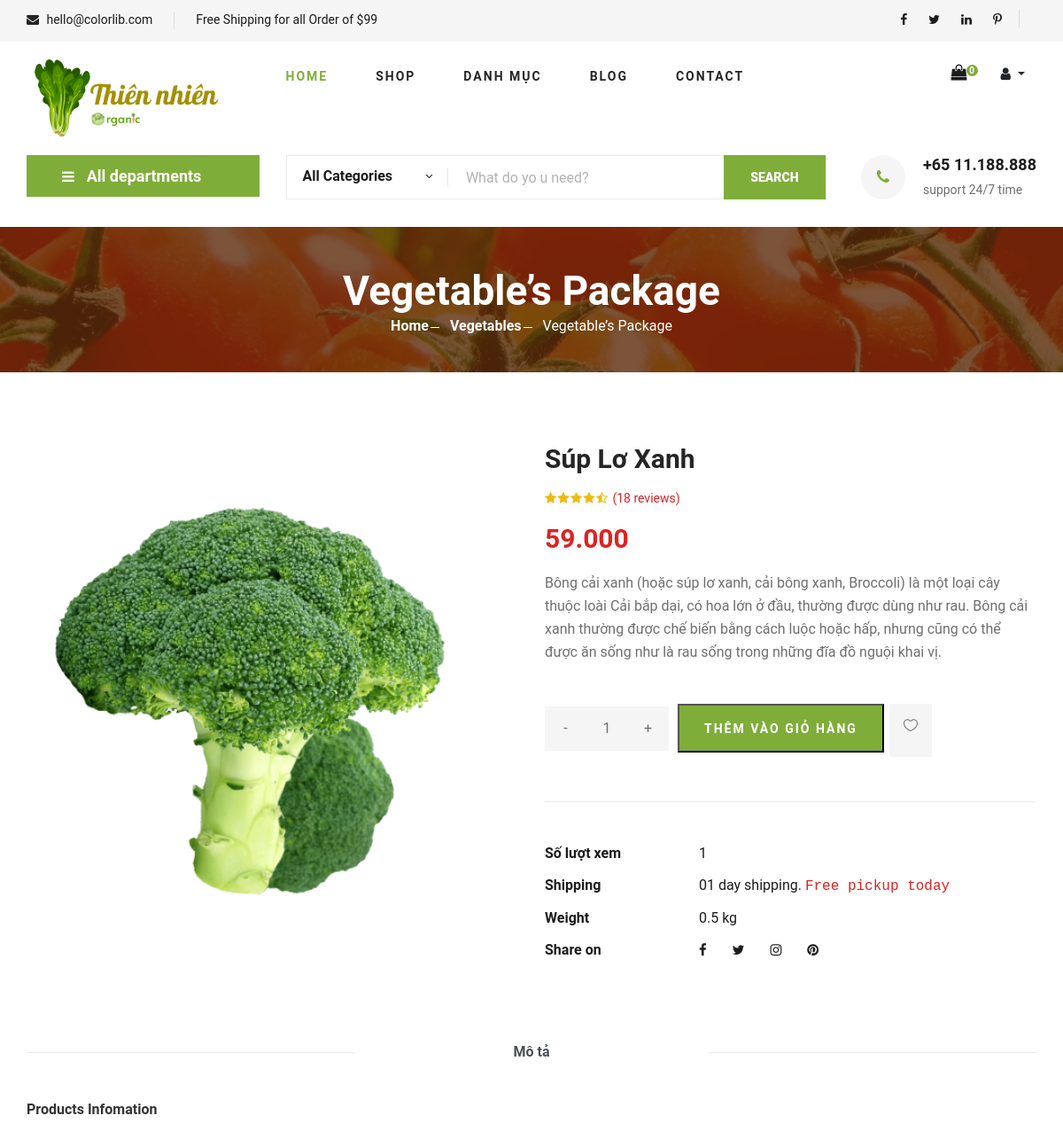
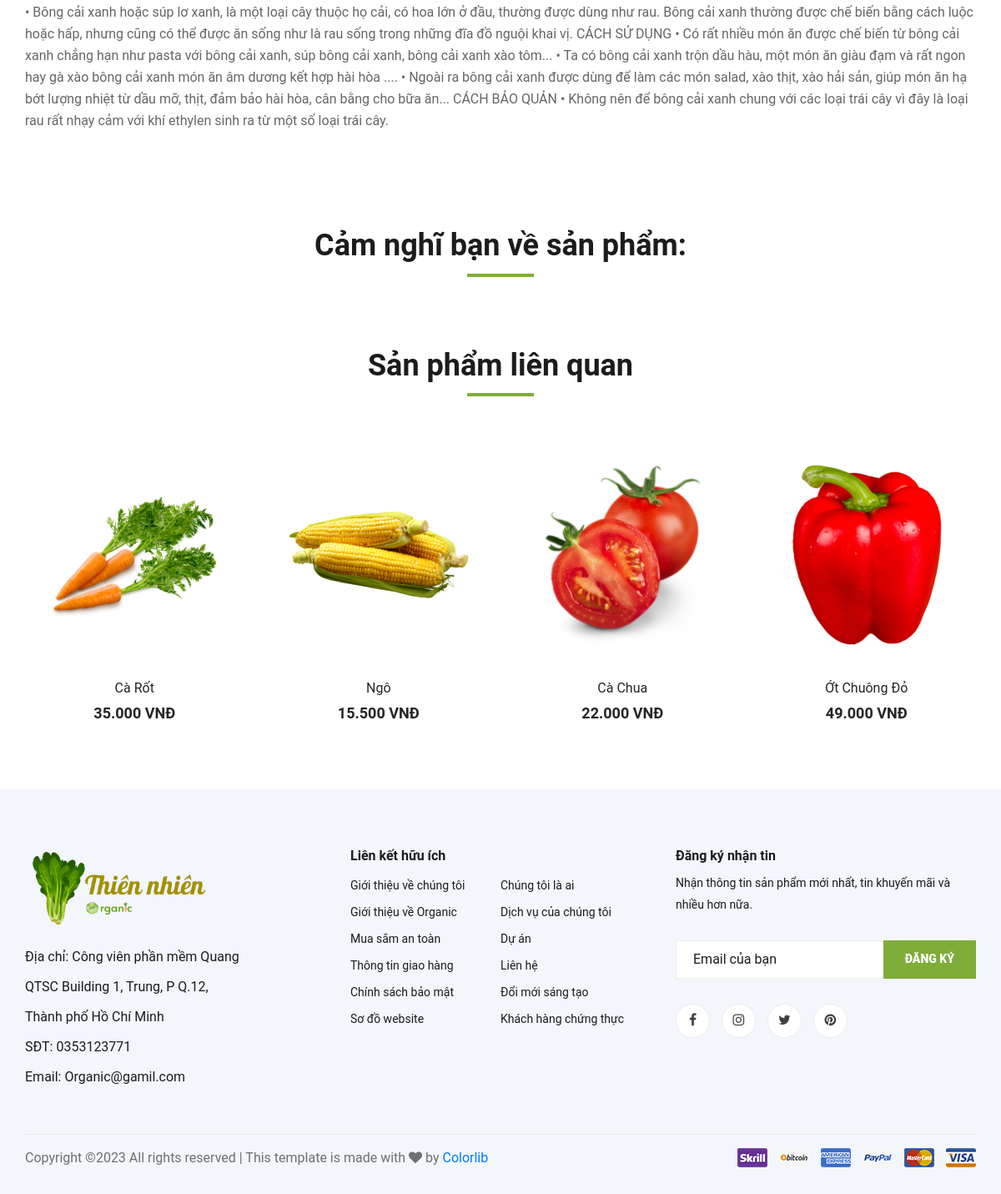
Screenshot of /index.php?mod=product&act=detail&MaSP=50 with the database file from the repository (2 pictures, top to bottom).
### tables this page shows
CREATE TABLE `sanpham` (
  `MaSP` int NOT NULL,
  `TenSP` varchar(50) NOT NULL,
  `GiaSP` double(10,0) NOT NULL DEFAULT '0' COMMENT 'Tiền Việt không có chữ số thập phân, mặc định là 0(nếu =0 thì hết hàng ví dụ )',
  `HinhAnh` text NOT NULL,
  `TieuDe` text,
  `MoTa` text,
  `Discount` int DEFAULT NULL COMMENT '% giảm giá của 1 sản phẩm',
  `MaDM` int DEFAULT NULL,
  `LuotXem` int NOT NULL,
  `GiaGiam` double(10,0) NOT NULL DEFAULT '0'
);

### model/m_pdo.php (called while the page is built, shortened)
<?php
function pdo_get_connection(){
    $dburl = "mysql:host=localhost;dbname=organic;charset=utf8";
    $username = 'root';
    $password = '';
    $conn = new PDO($dburl, $username, $password);
    $conn->setAttribute(PDO::ATTR_ERRMODE, PDO::ERRMODE_EXCEPTION);
    return $conn;
}
function pdo_query($sql){
    $sql_args = array_slice(func_get_args(), 1);
    try{
        $conn = pdo_get_connection();
        $stmt = $conn->prepare($sql);
        $stmt->execute($sql_args);
        $rows = $stmt->fetchAll();
        return $rows;
    }
    catch(PDOException $e){
        throw $e;
    }
    finally{
        unset($conn);
    }
}
function pdo_query_one($sql){
    $sql_args = array_slice(func_get_args(), 1);
    try{
        $conn = pdo_get_connection();
        $stmt = $conn->prepare($sql);
        $stmt->execute($sql_args);
        $row = $stmt->fetch(PDO::FETCH_ASSOC);
        return $row;
    }
    catch(PDOException $e){
        throw $e;
    }
    finally{
        unset($conn);
    }
}

### model/m_product.php (called while the page is built, shortened)
<?php
    include_once 'model/m_pdo.php';
    function product_detailbyid($MaSP){
        return pdo_query_one("SELECT * FROM sanpham WHERE MaSP = ?",$MaSP);
    }
    function product_lienquanRanDom($MaDM){
        return pdo_query("SELECT * FROM sanpham WHERE MaDM = ? ORDER BY rand() LIMIT 4",$MaDM);
    }
?>

### view/v_product_detail.php (the view, shortened to what this page needs)
   <section class="hero hero-normal">
       <div class="container">
           <div class="row">
               <div class="col-lg-3">
                   <div class="hero__categories">
                       <div class="hero__categories__all">
                           <i class="fa fa-bars"></i>
                           <span>All departments</span>
                       </div>
                   </div>
               </div>
               <div class="col-lg-9">
                   <div class="hero__search">
                       <div class="hero__search__form">
                           <form action="#">
                               <div class="hero__search__categories">
                                   All Categories
                                   <span class="arrow_carrot-down"></span>
                               </div>
                               <input type="text" placeholder="What do yo u need?">
                               <button type="submit" class="site-btn">SEARCH</button>
                           </form>
                       </div>
                       <div class="hero__search__phone">
                           <div class="hero__search__phone__icon">
                               <i class="fa fa-phone"></i>
                           </div>
                           <div class="hero__search__phone__text">
                               <h5>+65 11.188.888</h5>
                               <span>support 24/7 time</span>
                           </div>
                       </div>
                   </div>
               </div>
           </div>
       </div>
   </section>
   <section class="breadcrumb-section set-bg" data-setbg="view/img/breadcrumb.jpg">
       <div class="container">
           <div class="row">
               <div class="col-lg-12 text-center">
                   <div class="breadcrumb__text">
                       <h2>Vegetable’s Package</h2>
                       <div class="breadcrumb__option">
                           <a href="./index.html">Home</a>
                           <a href="./index.html">Vegetables</a>
                           <span>Vegetable’s Package</span>
                       </div>
                   </div>
               </div>
           </div>
       </div>
   </section>
   <section class="product-details spad">
       <div class="container">
           <div class="row">
               <div class="col-lg-6 col-md-6">
                   <div class="product__details__pic">
                       <div class="product__details__pic__item">
                           <img class="product__details__pic__item--large"
                               src="view/img/traicay/<?=$detail_product['HinhAnh']?>" alt="">
                       </div>
                   </div>
               </div>
               <div class="col-lg-6 col-md-6">
                   <div class="product__details__text">
                       <h3><?=$detail_product['TenSP']?></h3>
                       <div class="product__details__rating">
                           <i class="fa fa-star"></i>
                           <i class="fa fa-star"></i>
                           <i class="fa fa-star"></i>
                           <i class="fa fa-star"></i>
                           <i class="fa fa-star-half-o"></i>
                           <span>(18 reviews)</span>
                       </div>
                       <div class="product__details__price"><?=number_format($detail_product['GiaSP'],"0",",",".")?></div>
                       <p><?=$detail_product['TieuDe']?></p>
                       <div class="product_detail_three">
                           <form action="index.php?mod=product&act=addtocart" method="post">
                               <div class="product__details__quantity">
                                   <div class="quantity">
                                   <div class="pro-qty">
                                       <span class="dec qtybtn" onclick="decrementQuantity()">-</span>
                                       <input type="text" name="SoLuong" id="quantityInput" value="1" readonly>
                                       <span class="inc qtybtn" onclick="incrementQuantity()">+</span>
                                   </div>
                                   </div>
                               </div>
                               <input type="submit" value="Thêm vào giỏ hàng" name="submitaddtocart" class="primary-btn">
                           </form>
                           <a href="#" class="heart-icon"><span class="icon_heart_alt"></span></a>
                       </div>
                       <ul>
                           <li><b>Số lượt xem</b> <span><?=$detail_product['LuotXem']?></span></li>
                           <li><b>Shipping</b> <span>01 day shipping. <samp>Free pickup today</samp></span></li>
                           <li><b>Weight</b> <span>0.5 kg</span></li>
                           <li><b>Share on</b>
                               <div class="share">
                                   <a href="#"><i class="fa fa-facebook"></i></a>
                                   <a href="#"><i class="fa fa-twitter"></i></a>
                                   <a href="#"><i class="fa fa-instagram"></i></a>
                                   <a href="#"><i class="fa fa-pinterest"></i></a>
                               </div>
                           </li>
                       </ul>
                   </div>
               </div>
               <div class="col-lg-12">
                   <div class="product__details__tab">
                       <ul class="nav nav-tabs" role="tablist">
                           <li class="nav-item">
                               <a class="nav-link active" data-toggle="tab" href="#tabs-1" role="tab"
                                   aria-selected="true">Mô tả</a>
                           </li>
                       </ul>
                       <div class="tab-content">
                           <div class="tab-pane active" id="tabs-1" role="tabpanel">
                               <div class="product__details__tab__desc">
                                   <h6>Products Infomation</h6>
                                   <p><?= $detail_product['MoTa']?></p>
                               </div>
                           </div>
                       </div>
                   </div>
               </div>
           </div>
       </div>
   </section>
<section class="related-product">
       <div class="container">
       <div class="section-title related__product__title">
           <h2>Cảm nghĩ bạn về sản phẩm:</h2>
       </div>
</div>
   </section>
   <section class="related-product">
       <div class="container">
           <div class="row">
               <div class="col-lg-12">
                   <div class="section-title related__product__title">
                       <h2>Sản phẩm liên quan</h2>
                   </div>
               </div>
           </div>
           <div class="row">
               <?php
                   foreach($lienquan_product as $item){
                       if($item['GiaSP'] >=1){
                           $price = '<h5>'.number_format($item['GiaSP'],"0",",",".").' VNĐ</h5>';
                       }else{
                           $price = "<h5>Đang cập nhật</h5>";
                       }
                       if($item['Discount'] >= 1){
                           $GiamGia = '<div class="product__discount__percent_home">'.$item['Discount'].'%</div>';
                       }else{
                           $GiamGia = "";
                       }
                       echo '
                           <div class="col-lg-3 col-md-4 col-sm-6">
                               <div class="featured__item">
                                   <div class="featured__item__pic set-bg" data-setbg="view/img/traicay/'.$item['HinhAnh'].'">
                                       '.$GiamGia.'
                                   </div>
                                   <div class="featured__item__text">
                                       <h6><a href="index.php?mod=product&act=detail&MaSP='.$item['MaSP'].'">'.$item['TenSP'].'</a></h6>
                                       '.$price.'
                                   </div>
                                   <form action="index.php?mod=product&act=addtocart" method="post">
                                       <input type="hidden" name="MaSP" value="'.$item['MaSP'].'">
                                       <input type="hidden" name="HinhAnh" value="'.$item['HinhAnh'].'">
                                       <input type="hidden" name="GiaSP" value="'.$item['GiaSP'].'">
                                       <input type="hidden" name="TenSP" value="'.$item['TenSP'].'">
                                       <input type="hidden" name="SoLuong" value="1">
                                       <div class="intro">
                                           <input type="submit" value="Thêm vào giỏ " name="submitaddtocart">
                                       </div>
                                   </form>
                               </div>
                           </div>';
                       }
                   ?>
           </div>
       </div>
   </section>

### rows the page displays
sanpham: HinhAnh (picture), TenSP "Súp Lơ Xanh", GiaSP "59.000", TieuDe "Bông cải xanh (hoặc súp lơ xanh, cải bông xanh, Broccoli) là một loại cây thuộc loài Cải bắp dại, có hoa lớn ở đầu, thường được dùng như rau. Bông cải xanh thường được chế biến bằng cách luộc hoặc hấp, nhưng cũng có thể được ăn sống như là rau sống trong những đĩa đồ nguội khai vị.", LuotXem "1", MoTa "• Bông cải xanh hoặc súp lơ xanh, là một loại cây thuộc họ cải, có hoa lớn ở đầu, thường được dùng như rau. Bông cải xanh thường được chế biến bằng cách luộc hoặc hấp, nhưng cũng có thể được ăn sống như là rau sống trong những đĩa đồ nguội khai vị. CÁCH SỬ DỤNG • Có rất nhiều món ăn được chế biến từ bông cải xanh chẳng hạn như pasta với bông cải xanh, súp bông cải xanh, bông cải xanh xào tôm... • Ta có bông cải xanh trộn dầu hàu, một món ăn giàu đạm và rất ngon hay gà xào bông cải xanh món ăn âm dương kết hợp hài hòa .... • Ngoài ra bông cải xanh được dùng để làm các món salad, xào thịt, xào hải sản, giúp món ăn hạ bớt lượng nhiệt từ dầu mỡ, thịt, đảm bảo hài hòa, cân bằng cho bữa ăn...…"
sanpham: shows a picture, TenSP "Cà Rốt", GiaSP "35.000"
sanpham: shows a picture, TenSP "Ngô", GiaSP "15.500"
sanpham: shows a picture, TenSP "Cà Chua", GiaSP "22.000"
sanpham: shows a picture, TenSP "Ớt Chuông Đỏ", GiaSP "49.000"

### other values shown
COUNT($_SESSION['mygiohang']) "0"
